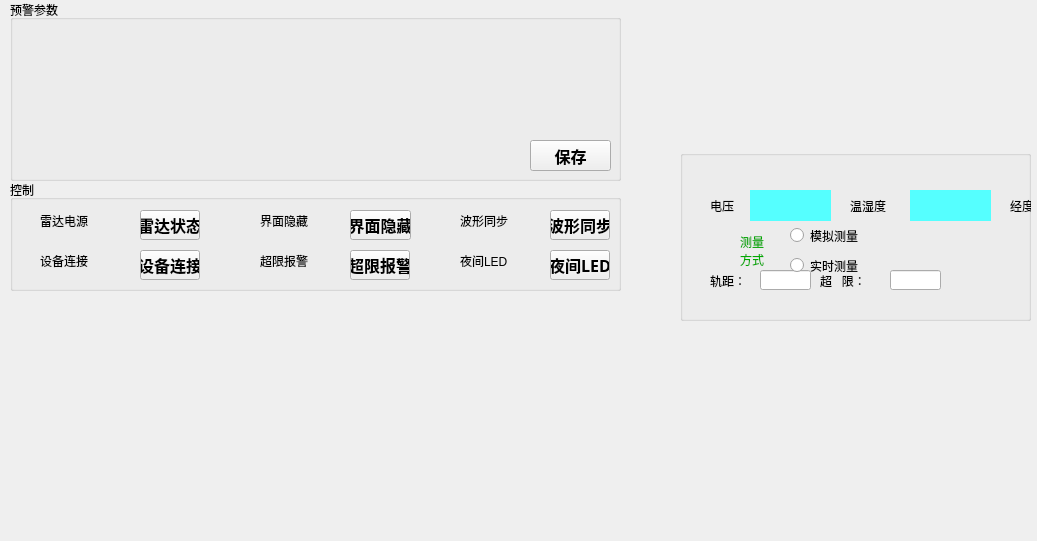
<?xml version="1.0" encoding="UTF-8"?>
<ui version="4.0">
 <class>setForm</class>
 <widget class="QWidget" name="setForm">
  <property name="geometry">
   <rect>
    <x>0</x>
    <y>0</y>
    <width>1037</width>
    <height>541</height>
   </rect>
  </property>
  <property name="windowTitle">
   <string>Form</string>
  </property>
  <property name="styleSheet">
   <string notr="true">font: 900 12pt &quot;微软雅黑&quot;;</string>
  </property>
  <widget class="QGroupBox" name="groupBox_2">
   <property name="geometry">
    <rect>
     <x>10</x>
     <y>180</y>
     <width>611</width>
     <height>111</height>
    </rect>
   </property>
   <property name="title">
    <string>控制</string>
   </property>
   <widget class="QLabel" name="label_17">
    <property name="geometry">
     <rect>
      <x>30</x>
      <y>20</y>
      <width>81</width>
      <height>41</height>
     </rect>
    </property>
    <property name="styleSheet">
     <string notr="true"/>
    </property>
    <property name="text">
     <string>雷达电源</string>
    </property>
   </widget>
   <widget class="QPushButton" name="pbtnPowerOn">
    <property name="geometry">
     <rect>
      <x>130</x>
      <y>30</y>
      <width>60</width>
      <height>30</height>
     </rect>
    </property>
    <property name="minimumSize">
     <size>
      <width>0</width>
      <height>0</height>
     </size>
    </property>
    <property name="maximumSize">
     <size>
      <width>300</width>
      <height>300</height>
     </size>
    </property>
    <property name="font">
     <font>
      <family>微软雅黑</family>
      <pointsize>12</pointsize>
      <weight>99</weight>
      <italic>false</italic>
      <bold>true</bold>
     </font>
    </property>
    <property name="styleSheet">
     <string notr="true"/>
    </property>
    <property name="text">
     <string>雷达状态</string>
    </property>
   </widget>
   <widget class="QPushButton" name="pbtnDeviceConnect">
    <property name="geometry">
     <rect>
      <x>130</x>
      <y>70</y>
      <width>60</width>
      <height>30</height>
     </rect>
    </property>
    <property name="minimumSize">
     <size>
      <width>60</width>
      <height>30</height>
     </size>
    </property>
    <property name="maximumSize">
     <size>
      <width>300</width>
      <height>300</height>
     </size>
    </property>
    <property name="font">
     <font>
      <family>微软雅黑</family>
      <pointsize>12</pointsize>
      <weight>99</weight>
      <italic>false</italic>
      <bold>true</bold>
     </font>
    </property>
    <property name="styleSheet">
     <string notr="true"/>
    </property>
    <property name="text">
     <string>设备连接</string>
    </property>
   </widget>
   <widget class="QLabel" name="label_18">
    <property name="geometry">
     <rect>
      <x>30</x>
      <y>60</y>
      <width>81</width>
      <height>41</height>
     </rect>
    </property>
    <property name="styleSheet">
     <string notr="true"/>
    </property>
    <property name="text">
     <string>设备连接</string>
    </property>
   </widget>
   <widget class="QLabel" name="label_19">
    <property name="geometry">
     <rect>
      <x>250</x>
      <y>20</y>
      <width>81</width>
      <height>41</height>
     </rect>
    </property>
    <property name="styleSheet">
     <string notr="true"/>
    </property>
    <property name="text">
     <string>界面隐藏</string>
    </property>
   </widget>
   <widget class="QPushButton" name="pbtnUIExpand">
    <property name="geometry">
     <rect>
      <x>340</x>
      <y>30</y>
      <width>61</width>
      <height>30</height>
     </rect>
    </property>
    <property name="minimumSize">
     <size>
      <width>60</width>
      <height>30</height>
     </size>
    </property>
    <property name="maximumSize">
     <size>
      <width>300</width>
      <height>300</height>
     </size>
    </property>
    <property name="font">
     <font>
      <family>微软雅黑</family>
      <pointsize>12</pointsize>
      <weight>99</weight>
      <italic>false</italic>
      <bold>true</bold>
     </font>
    </property>
    <property name="styleSheet">
     <string notr="true"/>
    </property>
    <property name="text">
     <string>界面隐藏</string>
    </property>
   </widget>
   <widget class="QLabel" name="label_20">
    <property name="geometry">
     <rect>
      <x>250</x>
      <y>60</y>
      <width>81</width>
      <height>41</height>
     </rect>
    </property>
    <property name="styleSheet">
     <string notr="true"/>
    </property>
    <property name="text">
     <string>超限报警</string>
    </property>
   </widget>
   <widget class="QLabel" name="label_21">
    <property name="geometry">
     <rect>
      <x>450</x>
      <y>20</y>
      <width>81</width>
      <height>41</height>
     </rect>
    </property>
    <property name="styleSheet">
     <string notr="true"/>
    </property>
    <property name="text">
     <string>波形同步</string>
    </property>
   </widget>
   <widget class="QPushButton" name="pbtnOverAlarm">
    <property name="geometry">
     <rect>
      <x>340</x>
      <y>70</y>
      <width>60</width>
      <height>30</height>
     </rect>
    </property>
    <property name="minimumSize">
     <size>
      <width>60</width>
      <height>30</height>
     </size>
    </property>
    <property name="maximumSize">
     <size>
      <width>300</width>
      <height>300</height>
     </size>
    </property>
    <property name="font">
     <font>
      <family>微软雅黑</family>
      <pointsize>12</pointsize>
      <weight>99</weight>
      <italic>false</italic>
      <bold>true</bold>
     </font>
    </property>
    <property name="styleSheet">
     <string notr="true"/>
    </property>
    <property name="text">
     <string>超限报警</string>
    </property>
   </widget>
   <widget class="QPushButton" name="pbtnCurveSyn">
    <property name="geometry">
     <rect>
      <x>540</x>
      <y>30</y>
      <width>60</width>
      <height>30</height>
     </rect>
    </property>
    <property name="minimumSize">
     <size>
      <width>60</width>
      <height>30</height>
     </size>
    </property>
    <property name="maximumSize">
     <size>
      <width>300</width>
      <height>300</height>
     </size>
    </property>
    <property name="font">
     <font>
      <family>微软雅黑</family>
      <pointsize>12</pointsize>
      <weight>99</weight>
      <italic>false</italic>
      <bold>true</bold>
     </font>
    </property>
    <property name="styleSheet">
     <string notr="true"/>
    </property>
    <property name="text">
     <string>波形同步</string>
    </property>
   </widget>
   <widget class="QPushButton" name="pbtnLED">
    <property name="geometry">
     <rect>
      <x>540</x>
      <y>70</y>
      <width>60</width>
      <height>30</height>
     </rect>
    </property>
    <property name="minimumSize">
     <size>
      <width>60</width>
      <height>30</height>
     </size>
    </property>
    <property name="maximumSize">
     <size>
      <width>300</width>
      <height>300</height>
     </size>
    </property>
    <property name="font">
     <font>
      <family>微软雅黑</family>
      <pointsize>12</pointsize>
      <weight>99</weight>
      <italic>false</italic>
      <bold>true</bold>
     </font>
    </property>
    <property name="styleSheet">
     <string notr="true"/>
    </property>
    <property name="text">
     <string>夜间LED</string>
    </property>
   </widget>
   <widget class="QLabel" name="label_28">
    <property name="geometry">
     <rect>
      <x>450</x>
      <y>60</y>
      <width>81</width>
      <height>41</height>
     </rect>
    </property>
    <property name="styleSheet">
     <string notr="true"/>
    </property>
    <property name="text">
     <string>夜间LED</string>
    </property>
   </widget>
  </widget>
  <widget class="QGroupBox" name="groupBox">
   <property name="geometry">
    <rect>
     <x>10</x>
     <y>0</y>
     <width>611</width>
     <height>181</height>
    </rect>
   </property>
   <property name="title">
    <string>预警参数</string>
   </property>
   <widget class="softInputForm" name="wdgMaxWireHeight" native="true">
    <property name="geometry">
     <rect>
      <x>10</x>
      <y>30</y>
      <width>251</width>
      <height>41</height>
     </rect>
    </property>
   </widget>
   <widget class="softInputForm" name="wdgMinWireHeight" native="true">
    <property name="geometry">
     <rect>
      <x>10</x>
      <y>80</y>
      <width>251</width>
      <height>41</height>
     </rect>
    </property>
   </widget>
   <widget class="softInputForm" name="wdgMinWireWidth" native="true">
    <property name="geometry">
     <rect>
      <x>270</x>
      <y>30</y>
      <width>251</width>
      <height>41</height>
     </rect>
    </property>
    <property name="font">
     <font>
      <family>微软雅黑</family>
      <pointsize>12</pointsize>
      <weight>99</weight>
      <italic>false</italic>
      <bold>true</bold>
     </font>
    </property>
    <property name="styleSheet">
     <string notr="true"/>
    </property>
   </widget>
   <widget class="HoverBitmapBtn" name="pbtnOverUpdate">
    <property name="geometry">
     <rect>
      <x>520</x>
      <y>140</y>
      <width>81</width>
      <height>31</height>
     </rect>
    </property>
    <property name="minimumSize">
     <size>
      <width>30</width>
      <height>30</height>
     </size>
    </property>
    <property name="maximumSize">
     <size>
      <width>300</width>
      <height>300</height>
     </size>
    </property>
    <property name="font">
     <font>
      <family>微软雅黑</family>
      <pointsize>12</pointsize>
      <weight>99</weight>
      <italic>false</italic>
      <bold>true</bold>
     </font>
    </property>
    <property name="styleSheet">
     <string notr="true"/>
    </property>
    <property name="text">
     <string>保存</string>
    </property>
   </widget>
   <widget class="softInputForm" name="wdgMaxWireWidth" native="true">
    <property name="geometry">
     <rect>
      <x>10</x>
      <y>130</y>
      <width>251</width>
      <height>41</height>
     </rect>
    </property>
   </widget>
   <widget class="softInputForm" name="wdgStructureHeight" native="true">
    <property name="geometry">
     <rect>
      <x>270</x>
      <y>80</y>
      <width>251</width>
      <height>41</height>
     </rect>
    </property>
    <property name="font">
     <font>
      <family>微软雅黑</family>
      <pointsize>12</pointsize>
      <weight>99</weight>
      <italic>false</italic>
      <bold>true</bold>
     </font>
    </property>
    <property name="styleSheet">
     <string notr="true"/>
    </property>
   </widget>
   <widget class="softInputForm" name="wdgGrade" native="true">
    <property name="geometry">
     <rect>
      <x>270</x>
      <y>130</y>
      <width>251</width>
      <height>41</height>
     </rect>
    </property>
    <property name="font">
     <font>
      <family>微软雅黑</family>
      <pointsize>12</pointsize>
      <weight>99</weight>
      <italic>false</italic>
      <bold>true</bold>
     </font>
    </property>
    <property name="styleSheet">
     <string notr="true"/>
    </property>
   </widget>
  </widget>
  <widget class="QGroupBox" name="grbNotVisible">
   <property name="geometry">
    <rect>
     <x>680</x>
     <y>150</y>
     <width>351</width>
     <height>171</height>
    </rect>
   </property>
   <property name="styleSheet">
    <string notr="true"/>
   </property>
   <property name="title">
    <string/>
   </property>
   <widget class="QLineEdit" name="lneInitRaiHeight">
    <property name="geometry">
     <rect>
      <x>210</x>
      <y>120</y>
      <width>51</width>
      <height>20</height>
     </rect>
    </property>
    <property name="styleSheet">
     <string notr="true"/>
    </property>
    <property name="readOnly">
     <bool>true</bool>
    </property>
   </widget>
   <widget class="QLabel" name="label_8">
    <property name="geometry">
     <rect>
      <x>140</x>
      <y>120</y>
      <width>61</width>
      <height>21</height>
     </rect>
    </property>
    <property name="text">
     <string>超   限：</string>
    </property>
   </widget>
   <widget class="QLabel" name="label_7">
    <property name="geometry">
     <rect>
      <x>30</x>
      <y>120</y>
      <width>71</width>
      <height>21</height>
     </rect>
    </property>
    <property name="text">
     <string>轨距：</string>
    </property>
   </widget>
   <widget class="QLineEdit" name="lneInitRailWidth">
    <property name="geometry">
     <rect>
      <x>80</x>
      <y>120</y>
      <width>51</width>
      <height>20</height>
     </rect>
    </property>
    <property name="styleSheet">
     <string notr="true"/>
    </property>
    <property name="readOnly">
     <bool>true</bool>
    </property>
   </widget>
   <widget class="QLabel" name="lblDianlliang">
    <property name="geometry">
     <rect>
      <x>70</x>
      <y>40</y>
      <width>81</width>
      <height>31</height>
     </rect>
    </property>
    <property name="styleSheet">
     <string notr="true">background-color: rgb(85, 255, 255);</string>
    </property>
    <property name="text">
     <string/>
    </property>
   </widget>
   <widget class="QLabel" name="label_4">
    <property name="geometry">
     <rect>
      <x>330</x>
      <y>30</y>
      <width>31</width>
      <height>51</height>
     </rect>
    </property>
    <property name="text">
     <string>经度</string>
    </property>
   </widget>
   <widget class="QLabel" name="label_10">
    <property name="geometry">
     <rect>
      <x>480</x>
      <y>30</y>
      <width>81</width>
      <height>51</height>
     </rect>
    </property>
    <property name="text">
     <string>纬度</string>
    </property>
   </widget>
   <widget class="QLabel" name="lblGPSJ">
    <property name="geometry">
     <rect>
      <x>370</x>
      <y>40</y>
      <width>91</width>
      <height>31</height>
     </rect>
    </property>
    <property name="styleSheet">
     <string notr="true">background-color: rgb(85, 255, 255);</string>
    </property>
    <property name="text">
     <string/>
    </property>
   </widget>
   <widget class="QLabel" name="label_3">
    <property name="geometry">
     <rect>
      <x>30</x>
      <y>30</y>
      <width>41</width>
      <height>51</height>
     </rect>
    </property>
    <property name="text">
     <string>电压</string>
    </property>
   </widget>
   <widget class="QLabel" name="label_9">
    <property name="geometry">
     <rect>
      <x>170</x>
      <y>30</y>
      <width>101</width>
      <height>51</height>
     </rect>
    </property>
    <property name="text">
     <string>温湿度</string>
    </property>
   </widget>
   <widget class="QLabel" name="lblW">
    <property name="geometry">
     <rect>
      <x>230</x>
      <y>40</y>
      <width>81</width>
      <height>31</height>
     </rect>
    </property>
    <property name="styleSheet">
     <string notr="true">background-color: rgb(85, 255, 255);</string>
    </property>
    <property name="text">
     <string/>
    </property>
   </widget>
   <widget class="QRadioButton" name="rdbRealMeasure">
    <property name="geometry">
     <rect>
      <x>110</x>
      <y>100</y>
      <width>111</width>
      <height>31</height>
     </rect>
    </property>
    <property name="text">
     <string>实时测量</string>
    </property>
   </widget>
   <widget class="QRadioButton" name="rdbSimulate">
    <property name="geometry">
     <rect>
      <x>110</x>
      <y>70</y>
      <width>101</width>
      <height>31</height>
     </rect>
    </property>
    <property name="text">
     <string>模拟测量</string>
    </property>
   </widget>
   <widget class="QLabel" name="lblGPSW">
    <property name="geometry">
     <rect>
      <x>520</x>
      <y>40</y>
      <width>91</width>
      <height>31</height>
     </rect>
    </property>
    <property name="styleSheet">
     <string notr="true">background-color: rgb(85, 255, 255);</string>
    </property>
    <property name="text">
     <string/>
    </property>
   </widget>
   <widget class="QLabel" name="label_16">
    <property name="geometry">
     <rect>
      <x>60</x>
      <y>70</y>
      <width>41</width>
      <height>61</height>
     </rect>
    </property>
    <property name="styleSheet">
     <string notr="true">color: rgb(0, 170, 0);</string>
    </property>
    <property name="text">
     <string>测量
方式</string>
    </property>
   </widget>
  </widget>
 </widget>
 <customwidgets>
  <customwidget>
   <class>HoverBitmapBtn</class>
   <extends>QPushButton</extends>
   <header>hoverbitmapbtn.h</header>
  </customwidget>
  <customwidget>
   <class>softInputForm</class>
   <extends>QWidget</extends>
   <header location="global">softinputform.h</header>
   <container>1</container>
  </customwidget>
 </customwidgets>
 <resources/>
 <connections/>
</ui>
